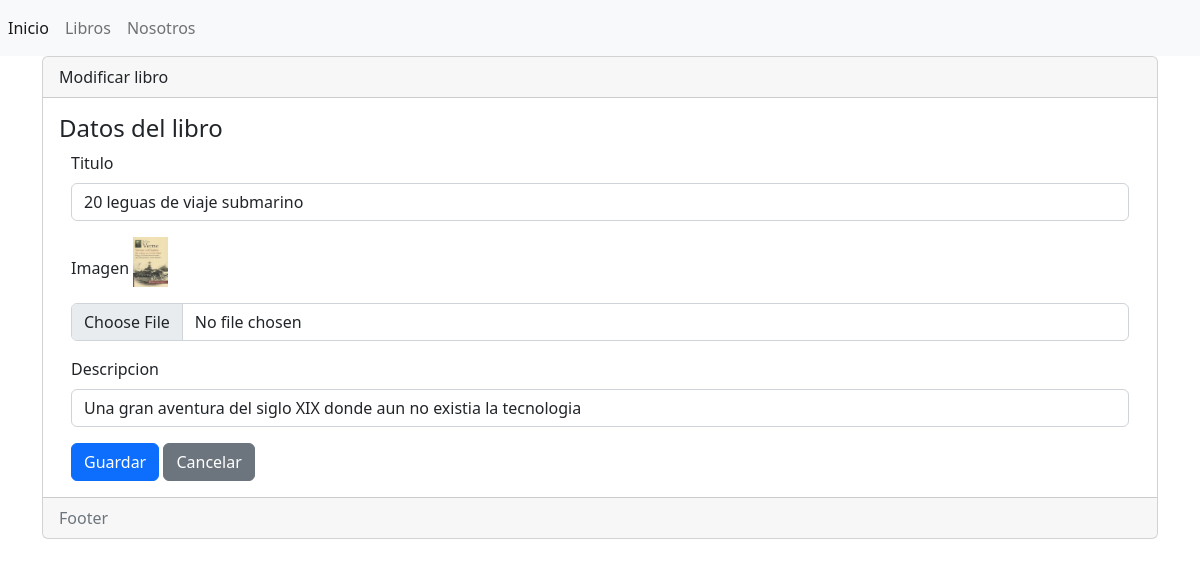
/modificar/21, run on the app's committed database.
### main/models.py (models this page shows, shortened)
class Book(models.Model):
    id = models.AutoField
    title = models.CharField(max_length=128, verbose_name='Titulo') # verbose_name = field.label on form
    image = models.ImageField(upload_to='images/', null=True, verbose_name='Imagen')
    description = models.TextField(null=True, verbose_name='Descripcion')

### main/views.py (the view)
# urls.py: path('modificar/<int:id>', views.update, name='update'),
def update(req, id):
    print('==> update()')
    book = Book.objects.get(id=id)
    bookForm = BookForm(req.POST or None, req.FILES or None, instance=book)
    if bookForm.is_valid() and req.POST:
        bookForm.save()
        return redirect('books')
    return render(req, 'pages/books/update.html', { 'bookForm': bookForm }) # search on folder 'templates' automatic

### main/forms.py
class BookForm(forms.ModelForm):
    class Meta:
        model = Book
        fields = '__all__'

### main/templates/pages/books/update.html (shortened to what this page needs)
{% extends 'base.html' %}
{% block container %}
<div class="card">
    <div class="card-header">
        Modificar libro
    </div>
    <div class="card-body">
        <h4 class="card-title">Datos del libro</h4>
        {% include 'pages/books/form.html' %}
    </div>
    <div class="card-footer text-muted">
        Footer
    </div>
</div>
{% endblock %}

### main/templates/pages/books/form.html (shortened to what this page needs)
<div class="container">
    <form enctype="multipart/form-data" method="post">
        {% for field in bookForm %}
        <div class="mb-3">
            <label for="title" class="form-label">{{ field.label }}</label>
            {% if field.field.widget.input_type == 'file' and field.value %}
                <img
                    src="{{ MEDIA_URL }}/images/{{ field.value }}"
                    alt="{{ field.label }}"
                    width="35"
                    height="50"
                    class="mb-3" />
            {% endif %}
            <input
                type="{{ field.field.widget.input_type }}"
                class="form-control"
                name="{{ field.name }}"
                id=""
                placeholder="{{ field.label }}"
                value="{{ field.value | default:'' }}"
            />
        </div>
        {% endfor %}
        <input type="submit" class="btn btn-primary" value="Guardar">
        <a class="btn btn-secondary" href="{% url 'books' %}" role="button">Cancelar</a>
    </form>
</div>

### data on the page
Book: title "20 leguas de viaje submarino" "Una gran aventura del siglo XIX donde aun no existia la tecnologia", value (picture)

### other printed values
{{ field.label }} "Titulo" "Imagen" "Descripcion"
